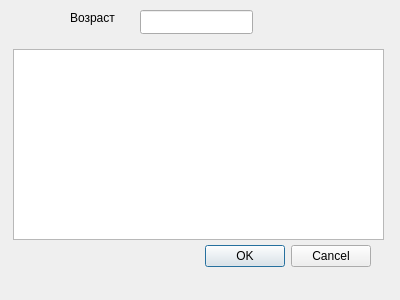
<?xml version="1.0" encoding="UTF-8"?>
<ui version="4.0">
 <class>AgeDialog</class>
 <widget class="QDialog" name="AgeDialog">
  <property name="geometry">
   <rect>
    <x>0</x>
    <y>0</y>
    <width>400</width>
    <height>300</height>
   </rect>
  </property>
  <property name="windowTitle">
   <string>Dialog</string>
  </property>
  <widget class="QDialogButtonBox" name="buttonBox">
   <property name="geometry">
    <rect>
     <x>30</x>
     <y>240</y>
     <width>341</width>
     <height>32</height>
    </rect>
   </property>
   <property name="orientation">
    <enum>Qt::Horizontal</enum>
   </property>
   <property name="standardButtons">
    <set>QDialogButtonBox::Cancel|QDialogButtonBox::Ok</set>
   </property>
  </widget>
  <widget class="QLabel" name="label">
   <property name="geometry">
    <rect>
     <x>70</x>
     <y>10</y>
     <width>49</width>
     <height>16</height>
    </rect>
   </property>
   <property name="text">
    <string>Возраст</string>
   </property>
  </widget>
  <widget class="QLineEdit" name="lineEdit">
   <property name="geometry">
    <rect>
     <x>140</x>
     <y>10</y>
     <width>113</width>
     <height>24</height>
    </rect>
   </property>
  </widget>
  <widget class="QTextEdit" name="textEdit">
   <property name="geometry">
    <rect>
     <x>13</x>
     <y>49</y>
     <width>371</width>
     <height>191</height>
    </rect>
   </property>
  </widget>
 </widget>
 <resources/>
 <connections>
  <connection>
   <sender>buttonBox</sender>
   <signal>accepted()</signal>
   <receiver>AgeDialog</receiver>
   <slot>accept()</slot>
   <hints>
    <hint type="sourcelabel">
     <x>248</x>
     <y>254</y>
    </hint>
    <hint type="destinationlabel">
     <x>157</x>
     <y>274</y>
    </hint>
   </hints>
  </connection>
  <connection>
   <sender>buttonBox</sender>
   <signal>rejected()</signal>
   <receiver>AgeDialog</receiver>
   <slot>reject()</slot>
   <hints>
    <hint type="sourcelabel">
     <x>316</x>
     <y>260</y>
    </hint>
    <hint type="destinationlabel">
     <x>286</x>
     <y>274</y>
    </hint>
   </hints>
  </connection>
 </connections>
</ui>
